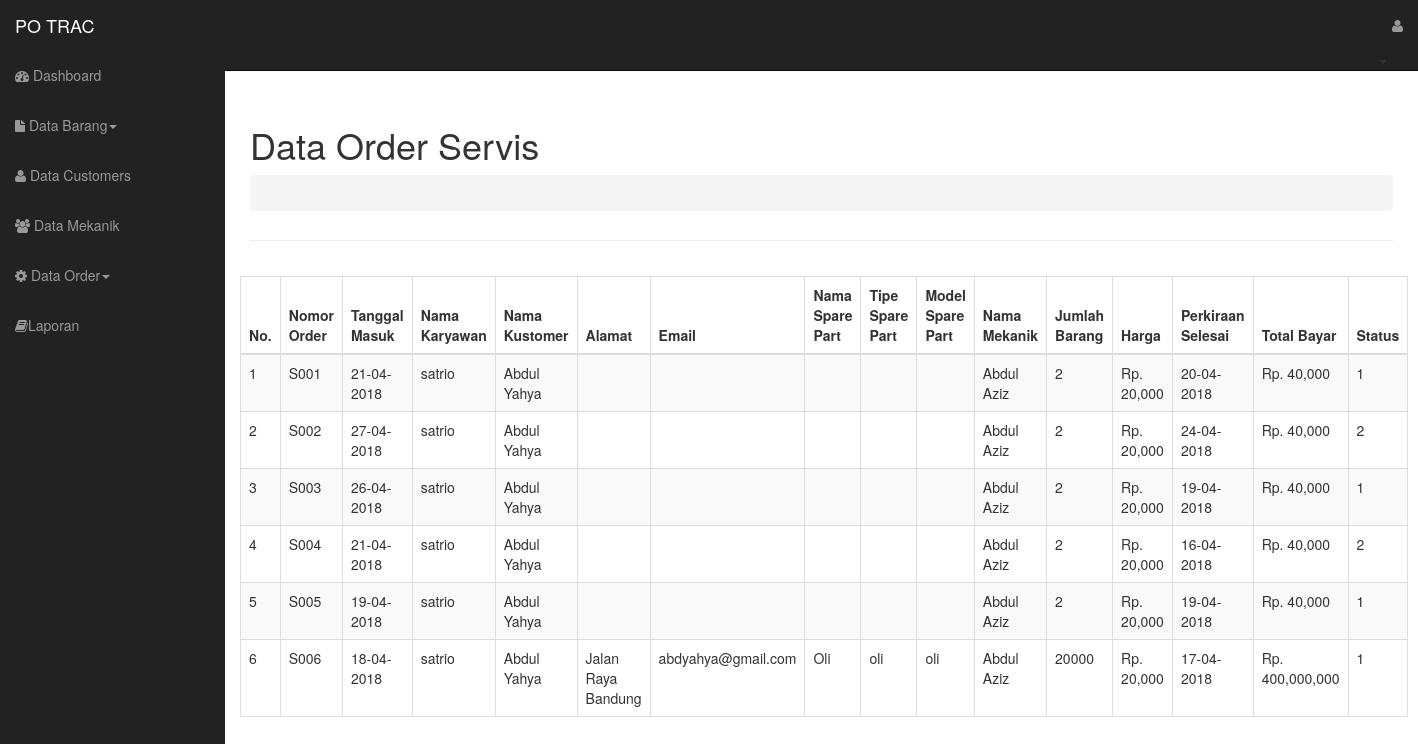
Page /home.php?page=os on the committed database.
### tables this page shows
CREATE TABLE `tbl_os` (
  `id_servis` varchar(40) NOT NULL,
  `no_order` int(10) NOT NULL,
  `tgl_masuk` date NOT NULL,
  `id_karyawan` int(11) NOT NULL,
  `kustom_id` int(11) NOT NULL,
  `id_sparepart` int(11) NOT NULL,
  `id_m` int(11) NOT NULL,
  `jumlah_b` int(11) NOT NULL,
  `harga_sp` int(11) NOT NULL,
  `perkiraan_selesai` date NOT NULL,
  `total_bayar` int(11) DEFAULT NULL,
  `status` varchar(50) NOT NULL,
  `alamat` text NOT NULL,
  `email` varchar(30) NOT NULL,
  `nama_sparepart` varchar(30) NOT NULL,
  `model_sparepart` varchar(40) NOT NULL,
  `tipe_sparepart` varchar(40) NOT NULL
);

CREATE TABLE `users` (
  `id` int(11) NOT NULL,
  `username` varchar(54) NOT NULL,
  `password` varchar(54) NOT NULL,
  `nama` varchar(54) NOT NULL,
  `level` enum('1','2') NOT NULL
);

CREATE TABLE `kustom` (
  `kustom_id` int(6) NOT NULL,
  `kode_kustom` varchar(10) NOT NULL,
  `kustom_nama` varchar(34) NOT NULL,
  `no_ktp` int(20) NOT NULL,
  `kustom_alamat` text NOT NULL,
  `kustom_jk` varchar(43) NOT NULL,
  `kustom_hp` varchar(43) NOT NULL,
  `kustom_email` varchar(43) NOT NULL
);

CREATE TABLE `tbl_mekanik` (
  `id_mnk` int(11) NOT NULL,
  `nama_mnk` varchar(40) NOT NULL,
  `no_telephone` varchar(211) NOT NULL,
  `alamat_mnk` varchar(54) NOT NULL
);

### models/d_servis.php (called while the page is built, shortened)
<?php
class Servis
{
	function __construct($conn)
	{
		$this->mysqli = $conn;
	}
	public function dataServis(){
		$db = $this->mysqli->conn;
		$sql = "SELECT tbl_os.id_servis as no_order, tbl_os.tgl_masuk as tgl_masuk,users.nama as karyawan,kustom.kustom_nama as kustomer,tbl_os.alamat as alamat,tbl_os.email as email,tbl_os.nama_sparepart as nama_sparepart, tbl_os.tipe_sparepart as tipe_sparepart, tbl_os.model_sparepart as model_sparepart,tbl_mekanik.nama_mnk as nama_mekanik,tbl_os.jumlah_b as jumlah_barang,tbl_os.harga_sp as harga, tbl_os.perkiraan_selesai as perkiraan_selesai,tbl_os.total_bayar as total_bayar,tbl_os.status as status from tbl_os inner JOIN tbl_mekanik on tbl_os.id_m = tbl_mekanik.id_mnk inner join kustom ON tbl_os.kustom_id = kustom.kustom_id inner join users on tbl_os.id_karyawan = users.id";
		$query = $db->query($sql) or die($db->error);
		return $query;
	}
}
?>

### views/os.php (the view, shortened to what this page needs)
 <?php
include "models/d_servis.php";
$os = new Servis($connection);
$tampil = $os->dataServis();
?>
 <div class="page-header">
      <div class="row">
        <div class="col-lg-12">
          <h1>Data Order Servis</h1>
           <ol class="breadcrumb">
          </ol>
            </div>
            </div>
            </div>
      </div>
    <div class="col-lg-12">
    <div class="table-responsive-">
      <table class="table table-bordered table-hover table-striped" id="datatables" >
        <thead>
        <tr>
        <th width="10">No.</th>
          <th>Nomor Order</th>
   		<th>Tanggal Masuk</th>
          <th>Nama Karyawan</th>
          <th>Nama Kustomer</th>
          <th>Alamat</th>
          <th>Email </th>
          <th>Nama Spare Part</th>
          <th>Tipe Spare Part</th>
          <th>Model Spare Part</th>
          <th>Nama Mekanik</th>
          <th>Jumlah Barang</th>
          <th>Harga</th>
          <th>Perkiraan Selesai</th>
          <th>Total Bayar</th>
          <th>Status</th>
          </tr>
          </thead>
          <tbody>
          <?php
          $no=1;
          while ($d = mysqli_fetch_object($tampil)) {
            ?>
          <tr>
            <td><?php echo $no++ ?></td>
            <td><?php echo $d->no_order ?></td>
            <td><?php echo date('d-m-Y ',strtotime($d->tgl_masuk)) ?></td>
            <td><?php echo $d->karyawan ?></td>
            <td><?php echo $d->kustomer ?></td>
            <td><?php echo $d->alamat ?></td>
            <td><?php echo $d->email ?></td>
            <td><?php echo $d->nama_sparepart ?></td>
            <td><?php echo $d->tipe_sparepart ?></td>
            <td><?php echo $d->model_sparepart ?></td>
            <td><?php echo $d->nama_mekanik ?></td>
            <td><?php echo $d->jumlah_barang ?></td>
            <td><?php echo "Rp. ".number_format($d->harga) ?></td>
            <td><?php echo date('d-m-Y ',strtotime($d->perkiraan_selesai)) ?></td>
            <td><?php echo "Rp. ".number_format($d->total_bayar) ?></td>
            <td><?php  echo $d->status  ?></td>
          </tr>
            <?php
          }
           ?>
        </tbody>
        </table>
         </div>
        </div>
        </div>

### asset/css/sb-admin.css (style rules this page uses)
body { margin-top: 50px; }

### rows in the picture
tbl_os: id_servis "S001", tgl_masuk "21-04-2018", users.nama "satrio", kustom.kustom_nama "Abdul Yahya", tbl_mekanik.nama_mnk "Abdul Aziz", jumlah_b "2", harga_sp "20,000", perkiraan_selesai "20-04-2018", total_bayar "40,000", status "1"
tbl_os: id_servis "S002", tgl_masuk "27-04-2018", users.nama "satrio", kustom.kustom_nama "Abdul Yahya", tbl_mekanik.nama_mnk "Abdul Aziz", jumlah_b "2", harga_sp "20,000", perkiraan_selesai "24-04-2018", total_bayar "40,000", status "2"
tbl_os: id_servis "S003", tgl_masuk "26-04-2018", users.nama "satrio", kustom.kustom_nama "Abdul Yahya", tbl_mekanik.nama_mnk "Abdul Aziz", jumlah_b "2", harga_sp "20,000", perkiraan_selesai "19-04-2018", total_bayar "40,000", status "1"
tbl_os: id_servis "S004", tgl_masuk "21-04-2018", users.nama "satrio", kustom.kustom_nama "Abdul Yahya", tbl_mekanik.nama_mnk "Abdul Aziz", jumlah_b "2", harga_sp "20,000", perkiraan_selesai "16-04-2018", total_bayar "40,000", status "2"
tbl_os: id_servis "S005", tgl_masuk "19-04-2018", users.nama "satrio", kustom.kustom_nama "Abdul Yahya", tbl_mekanik.nama_mnk "Abdul Aziz", jumlah_b "2", harga_sp "20,000", perkiraan_selesai "19-04-2018", total_bayar "40,000", status "1"
tbl_os: id_servis "S006", tgl_masuk "18-04-2018", users.nama "satrio", kustom.kustom_nama "Abdul Yahya", alamat "Jalan Raya Bandung", email "abdyahya@gmail.com", nama_sparepart "Oli", tipe_sparepart "oli", model_sparepart "oli", tbl_mekanik.nama_mnk "Abdul Aziz", jumlah_b "20000", harga_sp "20,000", perkiraan_selesai "17-04-2018", total_bayar "400,000,000", status "1"
